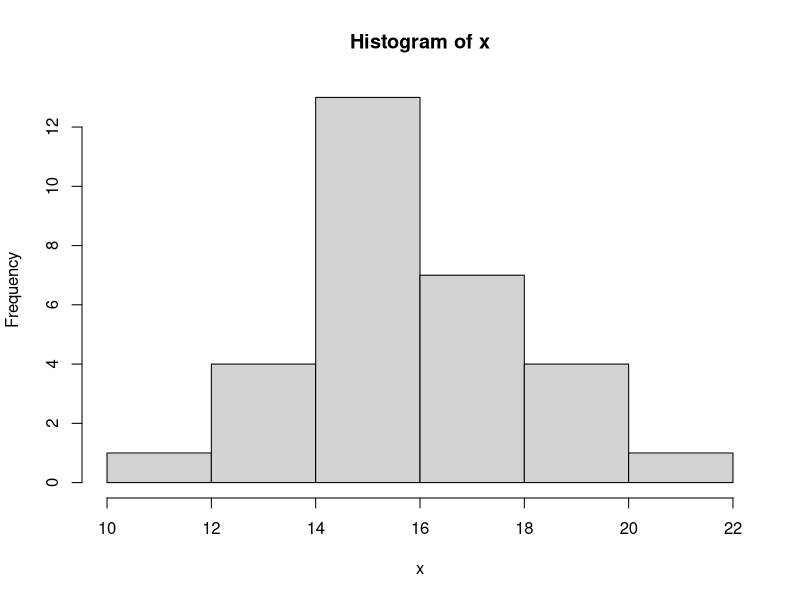
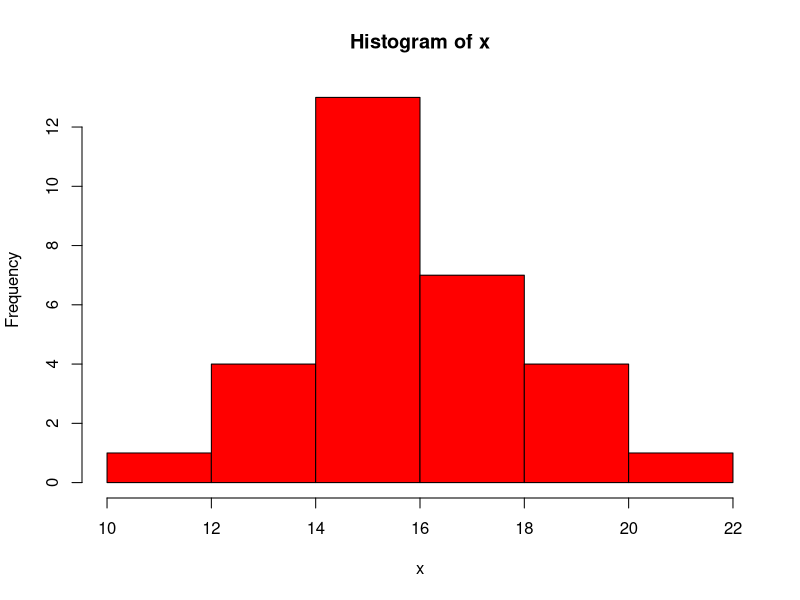
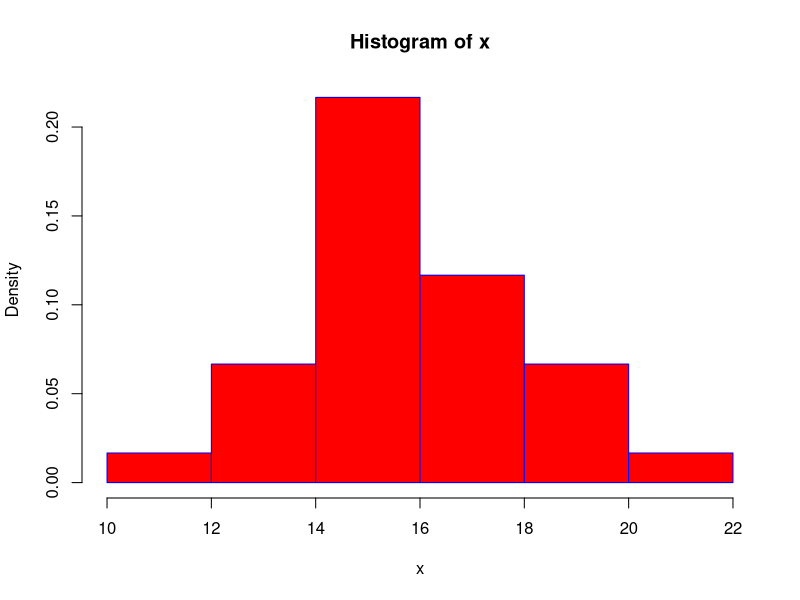
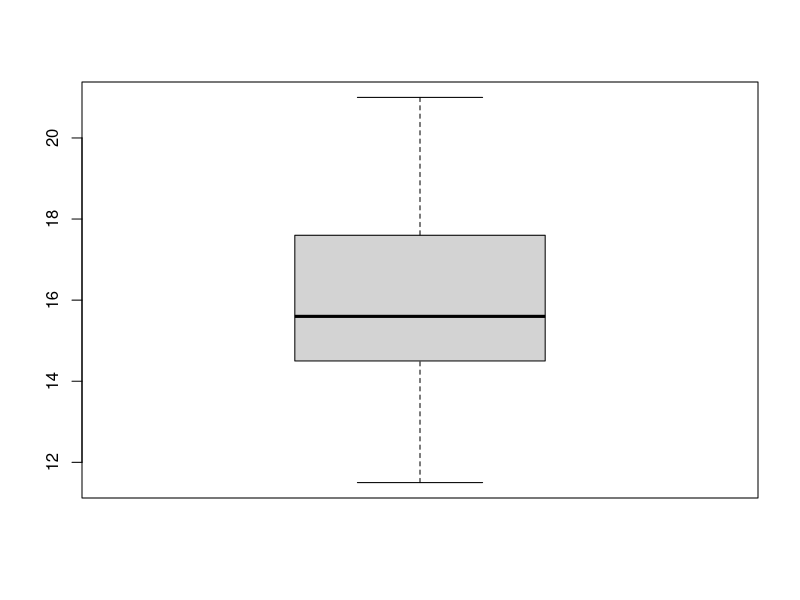

These figures' R source, in order:
#' ---
#' title: "LCE0602 - Estatística Experimental - Aula01"
#' author: "Renata Alcarde Sermarini"
#' date: "08/2022"
#' ---

#' # Funções básicas e objetos do R 
#' 
#' ## R como uma calculadora

# comentário
2+2
6/2*3-1
2/3+1
2/(3+1)


#' ## Algumas funções
sqrt(4) # raiz quadrado
4^(1/2)
sin(pi/2)

2^5 
2**5
log(exp(1)) #log = ln
log10(100)
log(100, 10) # log(quem, base)
1:100 
c(1, 10, 100, 1000)
seq(1, 10, 1)
seq(1, 10, by = 2)
rep(1:10, times = 3)
rep(1:10, each = 3)
rep(1:10, each = 2, times = 3)


#' ## Acessando ajuda

?seq
help(seq)

#' ## Alguns objetos
#' 
#' - vetores
#' - matrizes
#' - dataframe
#' - listas
#' - funções
#' 
#' 
#'
#' # Exemplo
#'
#' Os dados a seguir correspondem ao peso de 30 colmos de cana-de-açúcar (em g). 
#'

#' ## Conjunto de dados
#' 
x <- c(11.5,	18.7,	15,	
       17.6,	12.4,	21,	
       14.4,	15.2,	16.9,	14.5,
       16.2,	14.1,	15.7,	16,	
       15.7,	13.1,	15.2,	18,	
       15.1,	19.6,
       18.1,	14.7,	16.4,	13.8,	
       18.8,	15.5,	17.6,	16.8,	
       15.2,	13.7)

x[19]
sort(x)
order(x)

#' ## Calculando medidas de posição e dispersão
#' 
#' 
#' - Média
mean(x) 
mean(c(11.5,	18.7,	15,	
       17.6,	12.4,	21,	
       14.4,	15.2,	16.9,	14.5,
       16.2,	14.1,	15.7,	16,	
       15.7,	13.1,	15.2,	18,	
       15.1,	19.6,
       18.1,	14.7,	16.4,	13.8,	
       18.8,	15.5,	17.6,	16.8,	
       15.2,	13.7))

#' - Variância
#' 
var(x)

#' - Desvio-padrão
#' 
sd(x)
#' ### Exercício: calcule o coeficiente de variação
100*sd(x)/mean(x)


#' 
#' - Quantis (ou percentis)
#' 
quantile(x)
quantile(x, type = 5)
quantile(x,0.975)
quantile(x,0.025)

#' ### Exercício: Calcule a amplitude interquartílica
# q3 - q1

quantile(x,0.75) - quantile(x,0.25)


#' ### Exercício: Observe e interprete o resultado dos seguintes comandos
#' 
min(x)
max(x)
summary(x)
range(x)



#' ## Representação gráfica 
#' 
#' ### Histograma
#' 
hist(x)

#' Verificando argumentos da função hist()
#' 
?hist
#' Algumas modificações
#' 
hist(x, 
     col="red",
     border="black")
hist(x, 
     col="red", 
     border="blue",
     freq=FALSE)

#' ### Diagrama de ramo-e-folhas
stem(x)
#' ### Boxplot
boxplot(x)

#' texto.....
#' 
#' 
#' ## Intervalo de confiança (variância desconhecida)
#' ### 1-$\alpha$ = 0,95
t.test(x,
       conf.level=0.95)
#' ### 1-$\alpha$ = 0,99
t.test(x,
       conf.level=0.99)

